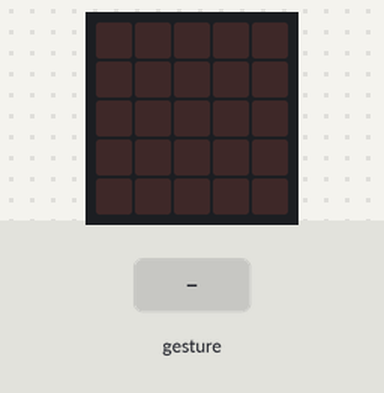
Bench run of a program on a simulated BBC micro:bit (MakeCode). Parts: the board's 5×5 LED display. Inputs (shaded band) come from the test bench. Random numbers come from a fixed seed; a tilt is held for 1.5 s and a shake lasts 1 s, then the board lies face up again.

Above: at 1.2 s.
1.3 s: gesture 'shake'
At 2.7 s:
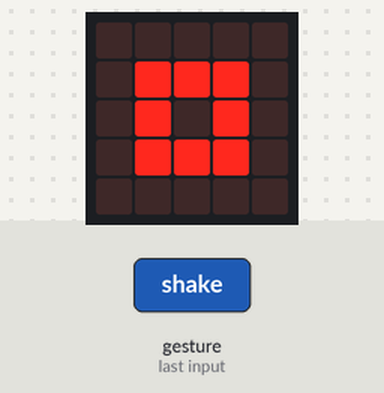
3.0 s: gesture 'shake'
At 4.2 s:
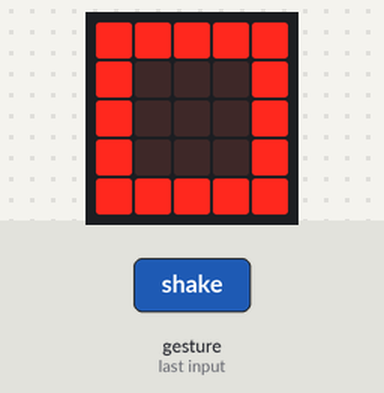
Timing chart, 0 to 6.0 s (numbered marks = the images above; inputs shaded):
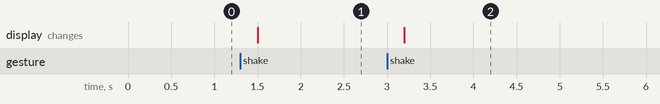

Measured:
- after the input at 1.3 s, the display: changes after 0.20 s (image 1)
- after the input at 3.0 s, the display: changes after 0.20 s (image 2)

The program:

main.ts
```typescript
let hand = 0
input.onGesture(Gesture.Shake, function () {
    hand = randint(1, 3)
    if (hand == 1) {
        basic.showIcon(IconNames.SmallSquare)
    } else if (hand == 2) {
        basic.showIcon(IconNames.Scissors)
    } else {
        basic.showIcon(IconNames.Square)
    }
})
```

test.ts
```typescript
// les tests vont ici ; cela ne sera pas compilé si ce paquet est utilisé en tant qu'extension.
```
